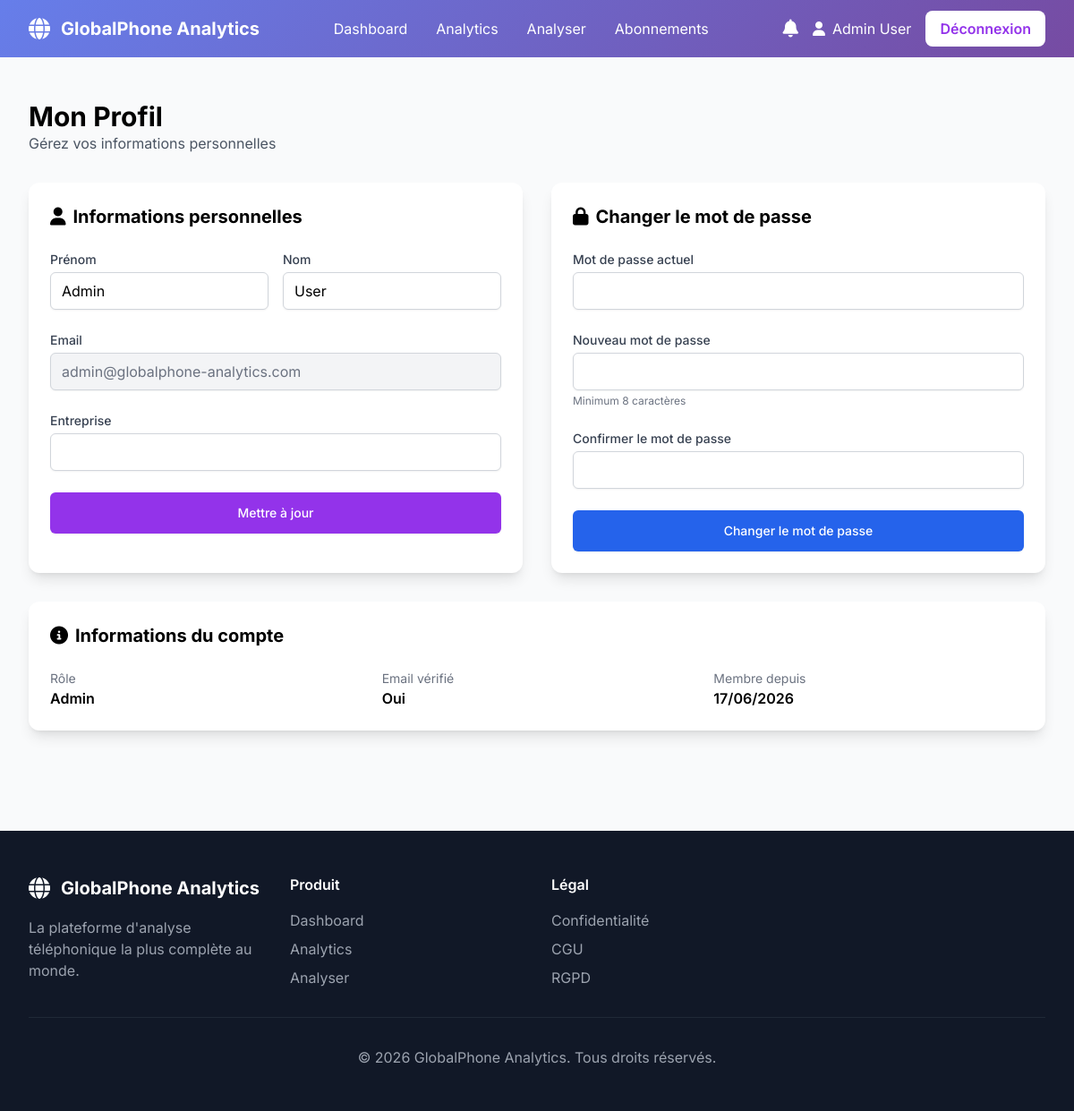
/?auth/profile (signed in), run on the app's committed database.
### tables this page shows
CREATE TABLE IF NOT EXISTS users (
    id INT AUTO_INCREMENT PRIMARY KEY,
    email VARCHAR(255) NOT NULL UNIQUE,
    password VARCHAR(255) NOT NULL,
    first_name VARCHAR(100),
    last_name VARCHAR(100),
    company VARCHAR(255),
    role ENUM('user', 'admin') DEFAULT 'user',
    email_verified BOOLEAN DEFAULT FALSE,
    verification_token VARCHAR(255),
    reset_token VARCHAR(255),
    reset_token_expires DATETIME,
    two_factor_enabled BOOLEAN DEFAULT FALSE,
    two_factor_secret VARCHAR(255),
    api_quota_used INT DEFAULT 0,
    api_quota_limit INT DEFAULT 1000,
    subscription_id INT,
    created_at TIMESTAMP DEFAULT CURRENT_TIMESTAMP,
    updated_at TIMESTAMP DEFAULT CURRENT_TIMESTAMP ON UPDATE CURRENT_TIMESTAMP,
    last_login_at TIMESTAMP NULL,
    INDEX idx_email (email),
    INDEX idx_verification_token (verification_token),
    INDEX idx_reset_token (reset_token)
);

### app/Core/Controller.php (called while the page is built, shortened)
<?php
class Controller
{
    protected function render($view, $data = [])
    {
        extract($data);
        require BASE_PATH . '/app/Views/' . $view . '.php';
    }
}

### app/Controllers/AuthController.php (called while the page is built, shortened)
<?php
class AuthController extends Controller
{
    private $userModel;
    public function __construct()
    {
        $this->userModel = new User();
    }
    public function profileForm()
    {
        $user = $this->userModel->findById($_SESSION['user_id']);
        return $this->render('auth/profile', ['title' => 'Mon Profil - GlobalPhone Analytics', 'user' => $user]);
    }
}

### public/index.php (called while the page is built, shortened)
<?php
require_once BASE_PATH . '/app/Core/Autoloader.php';
$config = require BASE_PATH . '/app/Config/config.php';
date_default_timezone_set($config['app']['timezone']);
$router = require BASE_PATH . '/app/Routes/web.php';
$url = $_SERVER['QUERY_STRING'] ?? '';
$url = rtrim($url, '/');
try {
    $router->dispatch($url);
} catch (\Exception $e) {
    if ($config['app']['debug']) {
        echo '<h1>Error</h1>';
        echo '<p>' . htmlspecialchars($e->getMessage()) . '</p>';
        if ($config['app']['env'] === 'development') {
            echo '<pre>' . htmlspecialchars($e->getTraceAsString()) . '</pre>';
        }
    } else {
        http_response_code(500);
        echo 'Internal Server Error';
    }
}

### app/Core/Autoloader.php (called while the page is built, shortened)
<?php
class Autoloader
{
    public static function autoload($class)
    {
        $prefix = 'App\\';
        $baseDir = __DIR__ . '/../';
        $len = strlen($prefix);
        $relativeClass = substr($class, $len);
        $file = $baseDir . str_replace('\\', '/', $relativeClass) . '.php';
    }
}

### app/Models/Database.php (called while the page is built, shortened)
<?php
class Database
{
    private static $instance = null;
    private $connection;
    private function __construct()
    {
        $config = require __DIR__ . '/../Config/config.php';
        try {
            $dsn = "mysql:host={$config['database']['host']};dbname={$config['database']['dbname']};charset={$config['database']['charset']}";
            $this->connection = new PDO(
                $dsn,
                $config['database']['username'],
                $config['database']['password'],
                $config['database']['options']
            );
        } catch (PDOException $e) {
            die('Database connection failed: ' . $e->getMessage());
        }
    }
    public static function getInstance()
    {
        if (self::$instance === null) {
            self::$instance = new self();
        }
        return self::$instance;
    }
    public function query($sql, $params = [])
    {
        try {
            $stmt = $this->connection->prepare($sql);
            $stmt->execute($params);
            return $stmt;
        } catch (PDOException $e) {
            error_log('Database query error: ' . $e->getMessage());
            throw $e;
        }
    }
    public function fetchOne($sql, $params = [])
    {
        return $this->query($sql, $params)->fetch();
    }
}

### app/Models/User.php (called while the page is built, shortened)
<?php
class User
{
    private $db;
    public function __construct()
    {
        $this->db = Database::getInstance();
    }
    public function findById($id)
    {
        $sql = "SELECT * FROM users WHERE id = ?";
        return $this->db->fetchOne($sql, [$id]);
    }
}

### app/Views/auth/profile.php (the view, shortened to what this page needs)
<?php
$user = $user ?? [];
?>
<section class="py-8 sm:py-12 bg-gray-50">
    <div class="max-w-7xl mx-auto px-4 sm:px-6 lg:px-8">
        <div class="mb-8">
            <h1 class="text-3xl font-bold">Mon Profil</h1>
            <p class="text-gray-600">Gérez vos informations personnelles</p>
        </div>
        <div class="grid grid-cols-1 lg:grid-cols-2 gap-8">
            <div class="bg-white rounded-xl shadow-lg p-6">
                <h2 class="text-xl font-bold mb-6"><i class="fas fa-user mr-2"></i>Informations personnelles</h2>
                <form id="profile-form" class="space-y-6">
                    <div class="grid grid-cols-2 gap-4">
                        <div>
                            <label for="first_name" class="block text-sm font-medium text-gray-700">Prénom</label>
                            <input type="text" id="first_name" name="first_name" value="<?= htmlspecialchars($user['first_name'] ?? '') ?>"
                                   class="mt-1 block w-full px-3 py-2 border border-gray-300 rounded-md shadow-sm focus:outline-none focus:ring-purple-500 focus:border-purple-500">
                        </div>
                        <div>
                            <label for="last_name" class="block text-sm font-medium text-gray-700">Nom</label>
                            <input type="text" id="last_name" name="last_name" value="<?= htmlspecialchars($user['last_name'] ?? '') ?>"
                                   class="mt-1 block w-full px-3 py-2 border border-gray-300 rounded-md shadow-sm focus:outline-none focus:ring-purple-500 focus:border-purple-500">
                        </div>
                    </div>
                    <div>
                        <label for="email" class="block text-sm font-medium text-gray-700">Email</label>
                        <input type="email" id="email" name="email" value="<?= htmlspecialchars($user['email'] ?? '') ?>" readonly
                               class="mt-1 block w-full px-3 py-2 border border-gray-300 rounded-md shadow-sm bg-gray-100 text-gray-500">
                    </div>
                    <div>
                        <label for="company" class="block text-sm font-medium text-gray-700">Entreprise</label>
                        <input type="text" id="company" name="company" value="<?= htmlspecialchars($user['company'] ?? '') ?>"
                               class="mt-1 block w-full px-3 py-2 border border-gray-300 rounded-md shadow-sm focus:outline-none focus:ring-purple-500 focus:border-purple-500">
                    </div>
                    <button type="submit" class="w-full flex justify-center py-3 px-4 border border-transparent rounded-md shadow-sm text-sm font-medium text-white bg-purple-600 hover:bg-purple-700 focus:outline-none focus:ring-2 focus:ring-offset-2 focus:ring-purple-500">
                        Mettre à jour
                    </button>
                </form>
            </div>
            <div class="bg-white rounded-xl shadow-lg p-6">
                <h2 class="text-xl font-bold mb-6"><i class="fas fa-lock mr-2"></i>Changer le mot de passe</h2>
                <form id="password-form" class="space-y-6">
                    <div>
                        <label for="current_password" class="block text-sm font-medium text-gray-700">Mot de passe actuel</label>
                        <input type="password" id="current_password" name="current_password" required
                               class="mt-1 block w-full px-3 py-2 border border-gray-300 rounded-md shadow-sm focus:outline-none focus:ring-purple-500 focus:border-purple-500">
                    </div>
                    <div>
                        <label for="new_password" class="block text-sm font-medium text-gray-700">Nouveau mot de passe</label>
                        <input type="password" id="new_password" name="new_password" required minlength="8"
                               class="mt-1 block w-full px-3 py-2 border border-gray-300 rounded-md shadow-sm focus:outline-none focus:ring-purple-500 focus:border-purple-500">
                        <p class="mt-1 text-xs text-gray-500">Minimum 8 caractères</p>
                    </div>
                    <div>
                        <label for="confirm_password" class="block text-sm font-medium text-gray-700">Confirmer le mot de passe</label>
                        <input type="password" id="confirm_password" name="confirm_password" required minlength="8"
                               class="mt-1 block w-full px-3 py-2 border border-gray-300 rounded-md shadow-sm focus:outline-none focus:ring-purple-500 focus:border-purple-500">
                    </div>
                    <button type="submit" class="w-full flex justify-center py-3 px-4 border border-transparent rounded-md shadow-sm text-sm font-medium text-white bg-blue-600 hover:bg-blue-700 focus:outline-none focus:ring-2 focus:ring-offset-2 focus:ring-blue-500">
                        Changer le mot de passe
                    </button>
                </form>
            </div>
        </div>
        <div class="mt-8 bg-white rounded-xl shadow-lg p-6">
            <h2 class="text-xl font-bold mb-6"><i class="fas fa-info-circle mr-2"></i>Informations du compte</h2>
            <div class="grid grid-cols-1 md:grid-cols-3 gap-6">
                <div>
                    <div class="text-sm text-gray-500">Rôle</div>
                    <div class="font-semibold"><?= ucfirst($user['role'] ?? 'user') ?></div>
                </div>
                <div>
                    <div class="text-sm text-gray-500">Email vérifié</div>
                    <div class="font-semibold"><?= $user['email_verified'] ? 'Oui' : 'Non' ?></div>
                </div>
                <div>
                    <div class="text-sm text-gray-500">Membre depuis</div>
                    <div class="font-semibold"><?= date('d/m/Y', strtotime($user['created_at'])) ?></div>
                </div>
            </div>
        </div>
    </div>
</section>
<?php
require BASE_PATH . '/app/Views/layout.php';

### app/Views/layout.php (style rules this page uses)
body { font-family: 'Inter', sans-serif; }

### data on the page
users: first_name "Admin", last_name "User", email "admin@globalphone-analytics.com", role "Admin", created_at "17/06/2026"

### other printed values
$_SESSION['user_name'] "Admin User"
